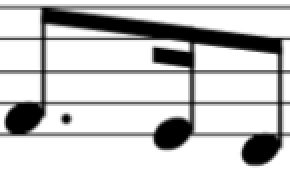
#> input picture template/beam_a4_150_e4_quarter_d4_half.png, 145 x 89 px, given in place of test.png, which was not available (shown 2 times larger); the run also reads 1 picture not shown here
$ python multi.py
#> lines starting #> are read from the running program, lines starting #| are printed output that depends on the picture; after the words box and inside, x2 and y2 are one past the last pixel; in counts of white or black regions, pixels touching at a corner belong together; pictures that were not available may be replaced by others from this repository, and a replacement may not be noted
# import the necessary packages
import numpy as np
import argparse
import imutils
import glob
import cv2
import sys
import subprocess
import os
from midiutil.MidiFile3 import MIDIFile

#list contains all the notes
notesList = []

#list contains all the notes locations
note_locations = {}

# templates list
note_files = [
    "template/beam_a4_75_e4_quarter_d4_half.png",
    "template/beam_c4_75_d4_quarter_e4_half.png",
    "template/beam_c4_75_d4_25_e4_half.png",
    "template/beam_a4_75_b4_25_a4_half.png",
    "template/beam_a4_75_b4_quarter_a4_half.png",
    "template/beam_d4_75_c4_quarter_d4_half.png",
    "template/beam_c5_75_b4_25_c5_half.png",
    "template/beam_c5_75_b4_25_a4_half.png",
    "template/beam_c5_75_b4_quarter_a4_half.png",
    "template/beam_c4_75_d4_25_e4_50.png",
    "template/beam_c4_75_d4_quarter_e4_50.png",
    "template/beam_a4_75_e4_quarter_d4_50.png",
    "template/beam_d4_75_c4_quarter_d4_50.png",
    "template/beam_c5_75_b4_25_c5_50.png",
    "template/b3_1.png",
    "template/c4_half.png",
    "template/d4_3.png",
    "template/d4_half.png",
    "template/e4_1.png",
    "template/e4_half.png",
    "template/f4_1.png",
    "template/g4_1.png",
    "template/g4_half.png",
    "template/c5_1half.png",
    "template/d5_1.png",]

# Notes types and pitch dictionary
note_defs = {
     "g5" : (79),
     "f5" : (77),
     "e5" : (76),
     "d5" : (74),
     "c5" : (72),
     "b4" : (71),
     "a4" : (69),
     "g4" : (67),
     "f4" : (65),
     "e4" : (64),
     "d4" : (62),
     "c4" : (60),
     "b3" : (59),
     "a3" : (57),
     "g3" : (55),
     "f3" : (53),
     "e3" : (52),
     "d3" : (50),
     "c3" : (48),
     "b2" : (47),
     "a2" : (45),
     "f2" : (53),
}

#----------------------------------------------------------------------------------------------------------#
# Function:
# open image files
def open_file(path):
  cmd = {'linux':'eog', 'win32':'explorer', 'darwin':'open'}[sys.platform]
  subprocess.run([cmd, path])

#----------------------------------------------------------------------------------------------------------#
# Function:
# sorts coordinates from top left to bottom right.
# uses the sections of each staves as reference to generate the 'location' of the note.
def sort_keyval(x):
  if (x[1] <= row/4):
    return (col) + x[0]
  elif (x[1] <= row/2):
    return (col*2) + x[0]
  elif (x[1] <= 3*row/4):
    return (col*3) + x[0]
  else:
    return (col*4) + x[0]

#----------------------------------------------------------------------------------------------------------#
# Function: Read take and return the input file
def SelectFile(defaultFile):
#> called with defaultFile = 'images/test.png'
    script_dir = os.path.dirname(__file__)  # <-- absolute dir the script is in
    # Select  file, default is prog.asm
    while True:
        cktFile = defaultFile
        print("\nEnter an Image File or Press Enter to Select the Defaul Image (" + str(cktFile) + ")")
        userInput = input()
        if userInput == "":
            userInput = defaultFile
            return userInput
        else:
            cktFile = os.path.join(script_dir, userInput)
            if not os.path.isfile(cktFile):
                print("File does not exist. \n")
            else:
                return userInput

# read image from selected image
image = cv2.imread(SelectFile("images/test.png"))
#> image is the input picture: shape (89, 145, 3); min 0, max 255, mean 201.6

# image being analyzed
row, col = image.shape[:2]
#> row = 89; col = 145
gray = cv2.cvtColor(image, cv2.COLOR_BGR2GRAY)

print("\nLoading.......\n")

for t in note_files:
  output = []
  # get note, pitch, and beat
  file_name = t.split("/")[1].split(".")[0]
  beam_check = file_name.split("_")

  if beam_check[0] != "beam":
    note = beam_check[0]
    pitch = note_defs[note]
    beat = file_name.split("_")[1]

    if beat == "half" or beat == "50":
      beat = "0.5"
    elif beat == "1half" or beat == "150":
      beat = "1.5"
    elif beat == "quarter" or beat == "25":
      beat = "0.25"
    elif beat == "75":
      beat = "0.75"

    output.append([note, pitch, beat])

  else:
    size = len(beam_check)
    for i in range(1, size, int((size-1)/3)):
      note = beam_check[i]
      pitch = note_defs[note]
      beat = beam_check[i + 1]

      if beat == "half" or beat == "50":
        beat = "0.5"
      elif beat == "1half" or beat == "150":
        beat = "1.5"
      elif beat == "quarter" or beat == "25":
        beat = "0.25"
      elif beat == "75":
        beat = "0.75"

      output.append([note, pitch, beat])

  # load the image image, convert it to grayscalse
  template = cv2.imread(t, 0)
  (tH, tW) = template.shape[:2]
#> tH = 89; tW = 145

  # loop over the images to find the template in
  # load the image, convert it to grayscale, and initialize the
  # bookkeeping variable to keep track of the matched region
  found = None

  # loop over the scales of the image
  for scale in np.linspace(0.2, 1.5, 80)[::-1]:
    # resize the image according to the scale, and keep track
    # of the ratio of the resizing
    resized = imutils.resize(gray, width = int(gray.shape[1] * scale))
    r = gray.shape[1] / float(resized.shape[1])

    # if the resized image is smaller than the template, then break
    # from the loop
    if resized.shape[0] < tH or resized.shape[1] < tW:
      break

    # apply template matching to find the template in the image
    result = cv2.matchTemplate(resized, template, cv2.TM_CCOEFF_NORMED)
    (_, maxVal, _, maxLoc) = cv2.minMaxLoc(result)
    # threshold for determining if there is a match
    loc = np.where(result >= 0.9)

    # if we have found a new maximum correlation value, then update
    # the bookkeeping variable
    if found is None or maxVal > found[0]:
      found = (maxVal, maxLoc, r, loc)
#> this loop made 32 passes
#> (maxVal, loc, found) on passes 1, 2, 16, 17, 18, 19, 20: (0.425, (empty array, empty array), (0.425, (48, 10), 0.668, (empty array, empty array))), (0.427, (empty array, empty array), (0.427, (47, 9), 0.674, (empty array, empty array))), (0.437, (empty array, empty array), (0.437, (24, 5), 0.801, (empty array, empty array))), (0.447, (empty array, empty array), (0.447, (23, 5), 0.81, (empty array, empty array))), (0.463, (empty array, empty array), (0.463, (20, 4), 0.824, (empty array, empty array))), (0.487, (empty array, empty array), (0.487, (19, 4), 0.833, (empty array, empty array))), (0.5, (empty array, empty array), (0.5, (18, 4), 0.843, (empty array, empty array)))
#> (result, maxVal, found) on passes 30 to 31: ([[0.899, 0.934, 0.945, 0.922], [0.862, 0.901, 0.914, 0.895]], 0.945, (0.945, (2, 0), 0.98, ([0, 0, 0, 1, 1], [1, 2, 3, 1, 2]))), ([1], 1, (1, (0, 0), 1, ([0], [0])))
#> pass 1, `resized = imutils.resize(gray, width = int(gray.shape[1] * scale))`:
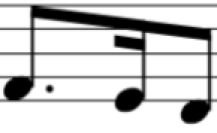
#> resized: shape (133, 217); min 0, max 255, mean 201.5
#> pass 1, `result = cv2.matchTemplate(resized, template, cv2.TM_CCOEFF_NORMED)`:
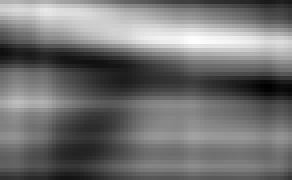
#> result: shape (45, 73) float32 (shown 4 times larger); min -0.15, max 0.425, mean 0.107; drawn with min black and max white
#> pass 2, `resized = imutils.resize(gray, width = int(gray.shape[1] * scale))`:
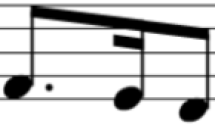
#> resized: shape (131, 215); min 0, max 255, mean 201.5
#> pass 2, `result = cv2.matchTemplate(resized, template, cv2.TM_CCOEFF_NORMED)`:
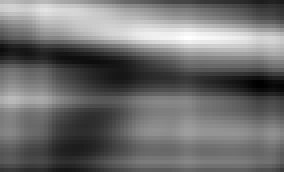
#> result: shape (43, 71) float32 (shown 4 times larger); min -0.132, max 0.427, mean 0.111; drawn with min black and max white
#> after the loop:
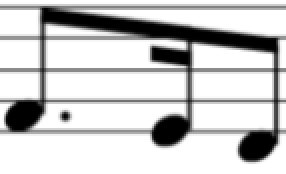
#> resized: shape (87, 143) (shown 2 times larger); min 0, max 255, mean 201.6

  # unpack the bookkeeping variable and compute the (x, y) coordinates
  # of the bounding box based on the resized ratio
  (_, maxLoc, r, loc) = found
#> r = 1
  color = list(np.random.choice(range(256), size=3))

  for (x,y) in zip(loc[1], loc[0]):
    (startX, startY) = (int(x * r), int(y * r))

    (endX, endY) = (int((x + tW) * r), int((y + tH) * r))

    # draw a bounding box around the detected result and display the image
    image = cv2.rectangle(image, (startX, startY), (endX, endY), (100, int(color[1]), int(color[2])), 2)

    cv2.putText(image, beam_check[0], (startX, startY), cv2.FONT_HERSHEY_SIMPLEX, 0.9, (0,0,0), 2)
    note_locations[(startX,startY,endX,endY)] = output
#> this loop made 1 pass
#> (x, y, startX, startY, endX, endY) on pass 1: (0, 0, 0, 0, 145, 89)
#> pass 1, `image = cv2.rectangle(image, (startX, startY), (endX, endY), (100, int..`:
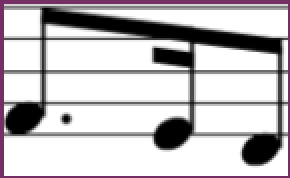
#> image: shape (89, 145, 3) (shown 2 times larger); 5.37% of pixels changed, all inside (x1, y1, x2, y2) = (0, 0, 145, 89)
#> after the loop:
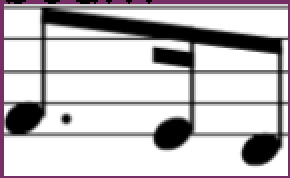
#> image: shape (89, 145, 3) (shown 2 times larger); 0.43% of pixels changed, all inside (x1, y1, x2, y2) = (3, 0, 76, 2)
#> after the loop, note_locations = {(0, 0, 145, 89): [['a4', 69, '0.75'], ['e4', 64, '0.25'], ['d4', 62, '0.5']]}
#> pass 2 of the loop `for t in note_files:`:
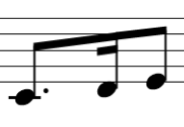
#> input picture template/beam_c4_75_d4_quarter_e4_half.png, 184 x 127 px
#> template is the input picture: shape (127, 184); min 0, max 255, mean 221.9
#> the loop `for scale in np.linspace(0.2, 1.5, 80)[::-1]:` made 6 passes
#> (maxVal, found) on passes 1 to 5: (0.124, (0.124, (27, 3), 0.668, (empty array, empty array))), (0.135, (0.135, (26, 2), 0.674, (empty array, empty array))), (0.138, (0.138, (24, 1), 0.684, (empty array, empty array))), (0.145, (0.145, (23, 1), 0.69, (empty array, empty array))), (0.15, (0.15, (21, 0), 0.7, (empty array, empty array)))
#> pass 3, `resized = imutils.resize(gray, width = int(gray.shape[1] * scale))`:
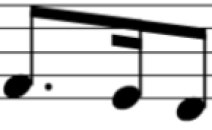
#> resized: shape (130, 212); min 0, max 255, mean 201.6
#> after the loop `for scale in np.linspace(0.2, 1.5, 80)[::-1]:`:
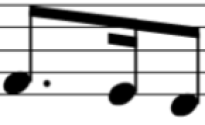
#> resized: shape (125, 205); min 0, max 255, mean 201.6
#> `(_, maxLoc, r, loc) = found`: r = 0.7
#> pass 3 of the loop `for t in note_files:`:
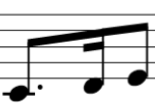
#> input picture template/beam_c4_75_d4_25_e4_half.PNG, 155 x 105 px, found by its file name
#> template is the input picture: shape (105, 155); min 0, max 255, mean 211.2
#> the loop `for scale in np.linspace(0.2, 1.5, 80)[::-1]:` made 21 passes
#> (maxVal, found) on passes 1, 2, 3, 5, 6, 7, 8: (0.136, (0.136, (41, 6), 0.668, (empty array, empty array))), (0.141, (0.141, (40, 6), 0.674, (empty array, empty array))), (0.143, (0.143, (38, 5), 0.684, (empty array, empty array))), (0.146, (0.146, (34, 4), 0.7, (empty array, empty array))), (0.15, (0.15, (33, 3), 0.707, (empty array, empty array))), (0.151, (0.151, (32, 3), 0.714, (empty array, empty array))), (0.155, (0.155, (30, 2), 0.725, (empty array, empty array)))
#> pass 1, `result = cv2.matchTemplate(resized, template, cv2.TM_CCOEFF_NORMED)`:
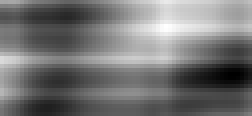
#> result: shape (29, 63) float32 (shown 4 times larger); min -0.168, max 0.136, mean -0.0292; drawn with min black and max white
#> after the loop `for scale in np.linspace(0.2, 1.5, 80)[::-1]:`:
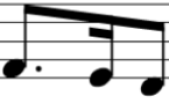
#> resized: shape (103, 169); min 0, max 255, mean 201.6
#> `(_, maxLoc, r, loc) = found`: maxLoc = (24, 0); r = 0.759
#> (the run stopped early here; a loop or call above may not have finished)
